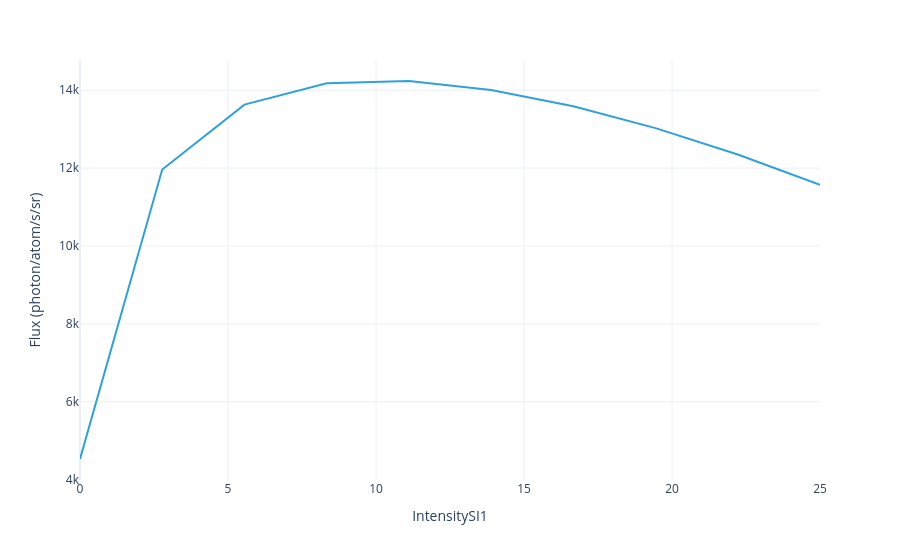

The notebook cell saved with this chart:
### Markdown cell above
Plot the total flux to show the optimal value of repump intensity for these conditions:

### Code cell
model.integrated_flux(sol).visualize()

### Figure 1 — Plotly figure (JSON) as saved in the notebook; plotly's stock layout.template omitted (floating-point values rounded to 4 significant figures)
{"data": [{"hovertemplate": "IntensitySI1=%{x}<br>Flux (photon/atom/s/sr)=%{y}<extra></extra>", "legendgroup": "", "line": {"color": "#2fa1da", "dash": "solid"}, "marker": {"symbol": "circle"}, "mode": "lines", "name": "", "orientation": "v", "showlegend": false, "type": "scatter", "x": [0.0, 2.778, 5.556, 8.333, 11.11, 13.89, 16.67, 19.44, 22.22, 25.0], "xaxis": "x", "y": [4531.0, 11960.0, 13630.0, 14180.0, 14240.0, 14010.0, 13590.0, 13030.0, 12350.0, 11570.0], "yaxis": "y"}], "layout": {"legend": {"title": {}, "tracegroupgap": 0}, "margin": {"t": 60}, "xaxis": {"anchor": "y", "domain": [0, 1], "title": {"text": "IntensitySI1"}}, "yaxis": {"anchor": "x", "domain": [0, 1], "title": {"text": "Flux (photon/atom/s/sr)"}}}}
